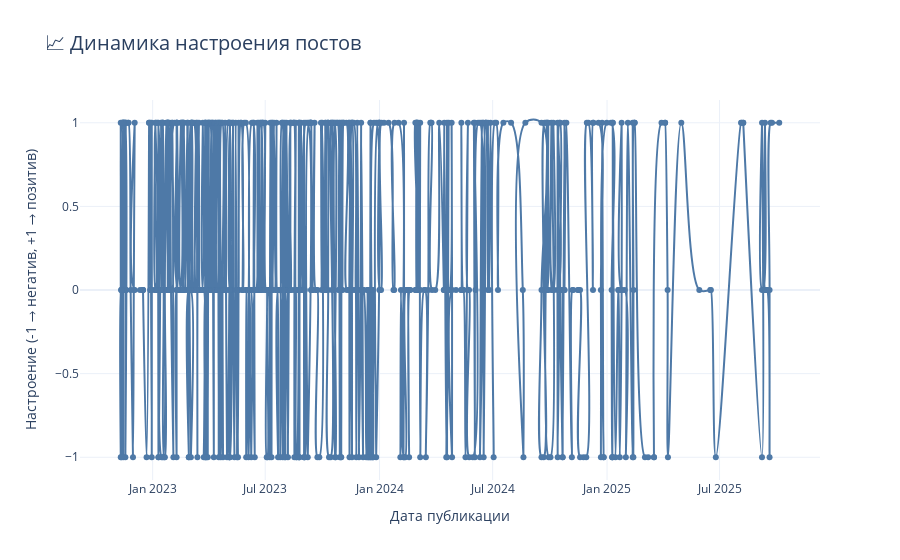

Notebook code cell kept with this figure:
### Code cell
fig_sentiment = px.line(
    df,
    x='date',
    y='sentiment_value',
    title='📈 Динамика настроения постов',
    markers=True,
    line_shape='spline',
    color_discrete_sequence=['#4E79A7']
)
fig_sentiment.update_layout(
    template='plotly_white',
    title_font_size=20,
    xaxis_title='Дата публикации',
    yaxis_title='Настроение (-1 → негатив, +1 → позитив)',
)
fig_sentiment.show()

### Figure 1 — Plotly figure (JSON) as saved in the notebook; plotly's stock layout.template omitted (floating-point values rounded to 4 significant figures; data arrays with more than 128 entries replaced by an {"elided": "..."} marker saying what was removed)
{"data": [{"hovertemplate": "date=%{x}<br>sentiment_value=%{y}<extra></extra>", "legendgroup": "", "line": {"color": "#4E79A7", "dash": "solid", "shape": "spline"}, "marker": {"symbol": "circle"}, "mode": "lines+markers", "name": "", "orientation": "v", "showlegend": false, "type": "scatter", "x": {"elided": "700 str values"}, "xaxis": "x", "y": {"elided": "700 int values"}, "yaxis": "y"}], "layout": {"legend": {"tracegroupgap": 0}, "title": {"font": {"size": 20}, "text": "📈 Динамика настроения постов"}, "xaxis": {"anchor": "y", "domain": [0, 1], "title": {"text": "Дата публикации"}}, "yaxis": {"anchor": "x", "domain": [0, 1], "title": {"text": "Настроение (-1 → негатив, +1 → позитив)"}}}}
